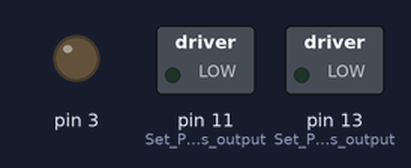
Recording of a sketch running on a simulated Arduino Uno, built with avr-gcc and run on an emulated ATmega328P. On the bench: switched loads named in the sketch (green lamp = pin HIGH), output pins drawn as LEDs (lit = HIGH).

Above: at 0.05 s.
At 15.0 s:
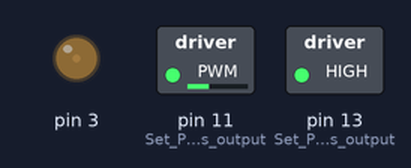
Timing chart, 0 to 17.3 s (numbered marks = the images above):
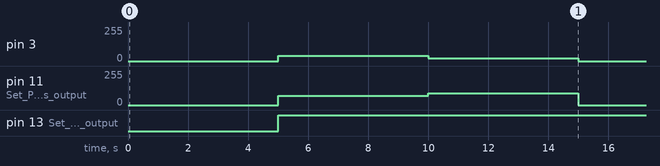

The sketch:

5_circles.ino
```cpp
// Robot setup
void setup() {
  // Motor Set Up
  pinMode(13, OUTPUT);  // Set Pin 13 as output
  pinMode(11, OUTPUT);  // Set Pin 11 as output
}

void loop() {
  delay(5000);            // Wait for 5 seconds
  forwardTurn(70, 40);    // Turn forward with left motor speed 70 and right motor speed 40
  delay(5000);            // Wait for another 5 seconds
  forwardTurn(90, 20);    // Turn forward with left motor speed 90 and right motor speed 20
  delay(5000);            // Wait for another 5 seconds
  stopMotors();           // Stop the motors
}

// Forward turn function - turns the robot while moving forward
// leftspeed and rightspeed control the speed of the left and right motors.
void forwardTurn(int leftspeed, int rightspeed){
  digitalWrite(13, HIGH);  // Turn on Pin 13 (move forward)
  digitalWrite(12, HIGH);  // Turn on Pin 12 (move forward)
  analogWrite(11, leftspeed);  // Set speed for right motor
  analogWrite(3, rightspeed);    // Set speed for left motor
}

// Stop the motors
void stopMotors(){
  analogWrite(11, 0);  // Set motor speed to 0 (this stops the motor)
  analogWrite(3, 0);  // Set motor speed to 0 (this stops the motor)
}

// Reverse function - makes the robot move backward
void reverse(int motorspeed){
  digitalWrite(13, HIGH);  // Turn off Pin 13
  digitalWrite(12, HIGH);  // Turn off Pin 12
  analogWrite(11, motorspeed);  // Set motor speed using pulse-width modulation (PWM)
  analogWrite(3, motorspeed);  // Set motor speed using pulse-width modulation (PWM)
}

// Forward function - makes the robot move
// void → This means the function doesn't "return" anything (it just does something).
// drive → This is the name of the function. We call this to make the robot move.
// (int motorspeed) → This is the "input." When we call drive(100), motorspeed = 100.
void forward(int motorspeed){
  digitalWrite(13, HIGH);  // Turn on Pin 13
  digitalWrite(12, HIGH);  // Turn on Pin 12
  analogWrite(11, motorspeed);  // Set motor speed using pulse-width modulation (PWM)
  analogWrite(3, motorspeed);  // Set motor speed using pulse-width modulation (PWM)
}
```

Measured:
- by itself, pin 3: repeats every 15.0 s: 20/255 5.0 s, 0/255 5.0 s, 40/255 5.0 s
- by itself, pin 11 (Set_Pin_11_as_output): repeats every 15.0 s: 90/255 5.0 s, 0/255 5.0 s, 70/255 5.0 s
- by itself, pin 13 (Set_Pin_13_as_output): LOW → HIGH at 5.0 s
